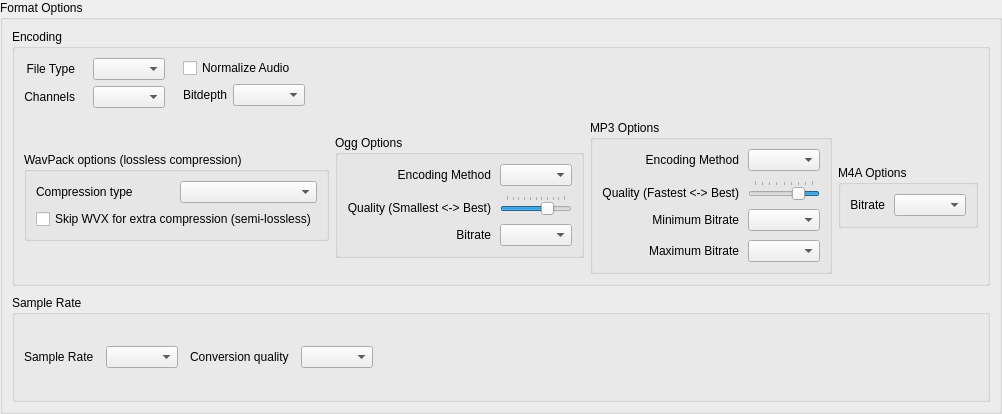
<ui version="4.0" >
 <class>ExportFormatOptionsWidget</class>
 <widget class="QWidget" name="ExportFormatOptionsWidget" >
  <property name="geometry" >
   <rect>
    <x>0</x>
    <y>0</y>
    <width>866</width>
    <height>414</height>
   </rect>
  </property>
  <property name="windowTitle" >
   <string>Export Format Options</string>
  </property>
  <layout class="QVBoxLayout" >
   <property name="leftMargin" >
    <number>0</number>
   </property>
   <property name="topMargin" >
    <number>0</number>
   </property>
   <property name="rightMargin" >
    <number>0</number>
   </property>
   <property name="bottomMargin" >
    <number>0</number>
   </property>
   <item>
    <widget class="QGroupBox" name="exportSpecificationsGroupBox" >
     <property name="sizePolicy" >
      <sizepolicy vsizetype="Preferred" hsizetype="Preferred" >
       <horstretch>0</horstretch>
       <verstretch>0</verstretch>
      </sizepolicy>
     </property>
     <property name="title" >
      <string>Format Options</string>
     </property>
     <layout class="QVBoxLayout" >
      <property name="spacing" >
       <number>9</number>
      </property>
      <property name="leftMargin" >
       <number>9</number>
      </property>
      <property name="topMargin" >
       <number>9</number>
      </property>
      <property name="rightMargin" >
       <number>9</number>
      </property>
      <property name="bottomMargin" >
       <number>9</number>
      </property>
      <item>
       <widget class="QGroupBox" name="groupBox_2" >
        <property name="title" >
         <string>Encoding</string>
        </property>
        <layout class="QVBoxLayout" >
         <property name="spacing" >
          <number>12</number>
         </property>
         <property name="leftMargin" >
          <number>9</number>
         </property>
         <property name="topMargin" >
          <number>9</number>
         </property>
         <property name="rightMargin" >
          <number>9</number>
         </property>
         <property name="bottomMargin" >
          <number>9</number>
         </property>
         <item>
          <layout class="QHBoxLayout" >
           <property name="spacing" >
            <number>18</number>
           </property>
           <property name="leftMargin" >
            <number>0</number>
           </property>
           <property name="topMargin" >
            <number>0</number>
           </property>
           <property name="rightMargin" >
            <number>0</number>
           </property>
           <property name="bottomMargin" >
            <number>0</number>
           </property>
           <item>
            <layout class="QVBoxLayout" >
             <property name="spacing" >
              <number>6</number>
             </property>
             <property name="leftMargin" >
              <number>0</number>
             </property>
             <property name="topMargin" >
              <number>0</number>
             </property>
             <property name="rightMargin" >
              <number>0</number>
             </property>
             <property name="bottomMargin" >
              <number>0</number>
             </property>
             <item>
              <widget class="QLabel" name="label_2" >
               <property name="text" >
                <string>File Type</string>
               </property>
               <property name="alignment" >
                <set>Qt::AlignRight|Qt::AlignTrailing|Qt::AlignVCenter</set>
               </property>
              </widget>
             </item>
             <item>
              <widget class="QLabel" name="label_4" >
               <property name="text" >
                <string>Channels</string>
               </property>
               <property name="alignment" >
                <set>Qt::AlignRight|Qt::AlignTrailing|Qt::AlignVCenter</set>
               </property>
              </widget>
             </item>
            </layout>
           </item>
           <item>
            <layout class="QVBoxLayout" >
             <property name="spacing" >
              <number>6</number>
             </property>
             <property name="leftMargin" >
              <number>0</number>
             </property>
             <property name="topMargin" >
              <number>0</number>
             </property>
             <property name="rightMargin" >
              <number>0</number>
             </property>
             <property name="bottomMargin" >
              <number>0</number>
             </property>
             <item>
              <widget class="QComboBox" name="audioTypeComboBox" >
               <property name="sizePolicy" >
                <sizepolicy vsizetype="Fixed" hsizetype="Preferred" >
                 <horstretch>4</horstretch>
                 <verstretch>0</verstretch>
                </sizepolicy>
               </property>
              </widget>
             </item>
             <item>
              <widget class="QComboBox" name="channelComboBox" />
             </item>
            </layout>
           </item>
           <item>
            <layout class="QVBoxLayout" >
             <property name="spacing" >
              <number>6</number>
             </property>
             <property name="leftMargin" >
              <number>0</number>
             </property>
             <property name="topMargin" >
              <number>0</number>
             </property>
             <property name="rightMargin" >
              <number>0</number>
             </property>
             <property name="bottomMargin" >
              <number>0</number>
             </property>
             <item>
              <widget class="QCheckBox" name="normalizeCheckBox" >
               <property name="sizePolicy" >
                <sizepolicy vsizetype="Fixed" hsizetype="Preferred" >
                 <horstretch>0</horstretch>
                 <verstretch>0</verstretch>
                </sizepolicy>
               </property>
               <property name="text" >
                <string>Normalize Audio</string>
               </property>
              </widget>
             </item>
             <item>
              <layout class="QHBoxLayout" >
               <property name="spacing" >
                <number>6</number>
               </property>
               <property name="leftMargin" >
                <number>0</number>
               </property>
               <property name="topMargin" >
                <number>0</number>
               </property>
               <property name="rightMargin" >
                <number>0</number>
               </property>
               <property name="bottomMargin" >
                <number>0</number>
               </property>
               <item>
                <widget class="QLabel" name="label_3" >
                 <property name="sizePolicy" >
                  <sizepolicy vsizetype="Preferred" hsizetype="Preferred" >
                   <horstretch>0</horstretch>
                   <verstretch>0</verstretch>
                  </sizepolicy>
                 </property>
                 <property name="text" >
                  <string>Bitdepth</string>
                 </property>
                 <property name="alignment" >
                  <set>Qt::AlignLeading|Qt::AlignLeft|Qt::AlignVCenter</set>
                 </property>
                </widget>
               </item>
               <item>
                <widget class="QComboBox" name="bitdepthComboBox" />
               </item>
              </layout>
             </item>
            </layout>
           </item>
           <item>
            <spacer>
             <property name="orientation" >
              <enum>Qt::Horizontal</enum>
             </property>
             <property name="sizeHint" >
              <size>
               <width>0</width>
               <height>20</height>
              </size>
             </property>
            </spacer>
           </item>
          </layout>
         </item>
         <item>
          <layout class="QHBoxLayout" >
           <property name="spacing" >
            <number>6</number>
           </property>
           <property name="leftMargin" >
            <number>0</number>
           </property>
           <property name="topMargin" >
            <number>0</number>
           </property>
           <property name="rightMargin" >
            <number>0</number>
           </property>
           <property name="bottomMargin" >
            <number>0</number>
           </property>
           <item>
            <widget class="QGroupBox" name="wacpackGroupBox" >
             <property name="sizePolicy" >
              <sizepolicy vsizetype="Maximum" hsizetype="Preferred" >
               <horstretch>0</horstretch>
               <verstretch>0</verstretch>
              </sizepolicy>
             </property>
             <property name="title" >
              <string>WavPack options (lossless compression)</string>
             </property>
             <layout class="QVBoxLayout" >
              <property name="spacing" >
               <number>6</number>
              </property>
              <property name="leftMargin" >
               <number>9</number>
              </property>
              <property name="topMargin" >
               <number>9</number>
              </property>
              <property name="rightMargin" >
               <number>9</number>
              </property>
              <property name="bottomMargin" >
               <number>9</number>
              </property>
              <item>
               <layout class="QHBoxLayout" >
                <property name="spacing" >
                 <number>6</number>
                </property>
                <property name="leftMargin" >
                 <number>0</number>
                </property>
                <property name="topMargin" >
                 <number>0</number>
                </property>
                <property name="rightMargin" >
                 <number>0</number>
                </property>
                <property name="bottomMargin" >
                 <number>0</number>
                </property>
                <item>
                 <widget class="QLabel" name="label_17" >
                  <property name="text" >
                   <string>Compression type</string>
                  </property>
                 </widget>
                </item>
                <item>
                 <widget class="QComboBox" name="wavpackCompressionComboBox" />
                </item>
               </layout>
              </item>
              <item>
               <widget class="QCheckBox" name="skipWVXCheckBox" >
                <property name="toolTip" >
                 <string>&lt;html>&lt;head>&lt;meta name="qrichtext" content="1" />&lt;style type="text/css">
p, li { white-space: pre-wrap; }
&lt;/style>&lt;/head>&lt;body style=" font-family:'Sans Serif'; font-size:9pt; font-weight:400; font-style:normal; text-decoration:none;">
&lt;p style=" margin-top:0px; margin-bottom:0px; margin-left:0px; margin-right:0px; -qt-block-indent:0; text-indent:0px;">This option reduces the storage of some floating-point data files by up to about 10% by eliminating some information that has virtually no effect on the audio data. &lt;/p>
&lt;p style="-qt-paragraph-type:empty; margin-top:0px; margin-bottom:0px; margin-left:0px; margin-right:0px; -qt-block-indent:0; text-indent:0px;">&lt;/p>
&lt;p style=" margin-top:0px; margin-bottom:0px; margin-left:0px; margin-right:0px; -qt-block-indent:0; text-indent:0px;">While this does technically make the compression lossy, it retains all the advantages of floating point data (&amp;gt;600 dB of dynamic range, no clipping, and 25 bits of resolution). &lt;/p>
&lt;p style="-qt-paragraph-type:empty; margin-top:0px; margin-bottom:0px; margin-left:0px; margin-right:0px; -qt-block-indent:0; text-indent:0px;">&lt;/p>
&lt;p style=" margin-top:0px; margin-bottom:0px; margin-left:0px; margin-right:0px; -qt-block-indent:0; text-indent:0px;">This also affects large integer compression by limiting the resolution to 24 bits.&lt;/p>&lt;/body>&lt;/html></string>
                </property>
                <property name="text" >
                 <string>Skip WVX for extra compression (semi-lossless)</string>
                </property>
               </widget>
              </item>
             </layout>
            </widget>
           </item>
           <item>
            <widget class="QGroupBox" name="oggOptionsGroupBox" >
             <property name="sizePolicy" >
              <sizepolicy vsizetype="Maximum" hsizetype="Preferred" >
               <horstretch>0</horstretch>
               <verstretch>0</verstretch>
              </sizepolicy>
             </property>
             <property name="title" >
              <string>Ogg Options</string>
             </property>
             <layout class="QGridLayout" >
              <property name="leftMargin" >
               <number>9</number>
              </property>
              <property name="topMargin" >
               <number>9</number>
              </property>
              <property name="rightMargin" >
               <number>9</number>
              </property>
              <property name="bottomMargin" >
               <number>9</number>
              </property>
              <property name="horizontalSpacing" >
               <number>9</number>
              </property>
              <property name="verticalSpacing" >
               <number>9</number>
              </property>
              <item row="2" column="0" >
               <widget class="QLabel" name="oggBitrateLabel" >
                <property name="sizePolicy" >
                 <sizepolicy vsizetype="Preferred" hsizetype="Preferred" >
                  <horstretch>4</horstretch>
                  <verstretch>0</verstretch>
                 </sizepolicy>
                </property>
                <property name="text" >
                 <string>Bitrate</string>
                </property>
                <property name="alignment" >
                 <set>Qt::AlignRight|Qt::AlignTrailing|Qt::AlignVCenter</set>
                </property>
               </widget>
              </item>
              <item row="2" column="1" >
               <widget class="QComboBox" name="oggBitrateComboBox" >
                <property name="sizePolicy" >
                 <sizepolicy vsizetype="Fixed" hsizetype="Expanding" >
                  <horstretch>5</horstretch>
                  <verstretch>0</verstretch>
                 </sizepolicy>
                </property>
               </widget>
              </item>
              <item row="1" column="1" >
               <widget class="QSlider" name="oggQualitySlider" >
                <property name="layoutDirection" >
                 <enum>Qt::LeftToRight</enum>
                </property>
                <property name="autoFillBackground" >
                 <bool>false</bool>
                </property>
                <property name="minimum" >
                 <number>0</number>
                </property>
                <property name="maximum" >
                 <number>10</number>
                </property>
                <property name="pageStep" >
                 <number>1</number>
                </property>
                <property name="value" >
                 <number>7</number>
                </property>
                <property name="tracking" >
                 <bool>true</bool>
                </property>
                <property name="orientation" >
                 <enum>Qt::Horizontal</enum>
                </property>
                <property name="invertedAppearance" >
                 <bool>false</bool>
                </property>
                <property name="invertedControls" >
                 <bool>false</bool>
                </property>
                <property name="tickPosition" >
                 <enum>QSlider::TicksAbove</enum>
                </property>
                <property name="tickInterval" >
                 <number>1</number>
                </property>
               </widget>
              </item>
              <item row="0" column="1" >
               <widget class="QComboBox" name="oggMethodComboBox" >
                <property name="sizePolicy" >
                 <sizepolicy vsizetype="Fixed" hsizetype="Expanding" >
                  <horstretch>5</horstretch>
                  <verstretch>0</verstretch>
                 </sizepolicy>
                </property>
               </widget>
              </item>
              <item row="1" column="0" >
               <widget class="QLabel" name="oggQualityLabel" >
                <property name="sizePolicy" >
                 <sizepolicy vsizetype="Preferred" hsizetype="Preferred" >
                  <horstretch>4</horstretch>
                  <verstretch>0</verstretch>
                 </sizepolicy>
                </property>
                <property name="text" >
                 <string>Quality (Smallest &lt;-> Best)</string>
                </property>
                <property name="alignment" >
                 <set>Qt::AlignBottom|Qt::AlignRight|Qt::AlignTrailing</set>
                </property>
               </widget>
              </item>
              <item row="0" column="0" >
               <widget class="QLabel" name="label_18" >
                <property name="sizePolicy" >
                 <sizepolicy vsizetype="Preferred" hsizetype="Preferred" >
                  <horstretch>4</horstretch>
                  <verstretch>0</verstretch>
                 </sizepolicy>
                </property>
                <property name="text" >
                 <string>Encoding Method</string>
                </property>
                <property name="alignment" >
                 <set>Qt::AlignRight|Qt::AlignTrailing|Qt::AlignVCenter</set>
                </property>
               </widget>
              </item>
             </layout>
            </widget>
           </item>
           <item>
            <widget class="QGroupBox" name="mp3OptionsGroupBox" >
             <property name="sizePolicy" >
              <sizepolicy vsizetype="Maximum" hsizetype="Preferred" >
               <horstretch>0</horstretch>
               <verstretch>0</verstretch>
              </sizepolicy>
             </property>
             <property name="title" >
              <string>MP3 Options</string>
             </property>
             <layout class="QGridLayout" >
              <property name="leftMargin" >
               <number>9</number>
              </property>
              <property name="topMargin" >
               <number>9</number>
              </property>
              <property name="rightMargin" >
               <number>9</number>
              </property>
              <property name="bottomMargin" >
               <number>9</number>
              </property>
              <property name="horizontalSpacing" >
               <number>9</number>
              </property>
              <property name="verticalSpacing" >
               <number>9</number>
              </property>
              <item row="0" column="0" >
               <widget class="QLabel" name="label_15" >
                <property name="sizePolicy" >
                 <sizepolicy vsizetype="Preferred" hsizetype="Preferred" >
                  <horstretch>4</horstretch>
                  <verstretch>0</verstretch>
                 </sizepolicy>
                </property>
                <property name="text" >
                 <string>Encoding Method</string>
                </property>
                <property name="alignment" >
                 <set>Qt::AlignRight|Qt::AlignTrailing|Qt::AlignVCenter</set>
                </property>
               </widget>
              </item>
              <item row="3" column="0" >
               <widget class="QLabel" name="mp3MaxBitrateLabel" >
                <property name="sizePolicy" >
                 <sizepolicy vsizetype="Preferred" hsizetype="Preferred" >
                  <horstretch>4</horstretch>
                  <verstretch>0</verstretch>
                 </sizepolicy>
                </property>
                <property name="text" >
                 <string>Maximum Bitrate</string>
                </property>
                <property name="alignment" >
                 <set>Qt::AlignRight|Qt::AlignTrailing|Qt::AlignVCenter</set>
                </property>
               </widget>
              </item>
              <item row="2" column="0" >
               <widget class="QLabel" name="mp3MinBitrateLabel" >
                <property name="sizePolicy" >
                 <sizepolicy vsizetype="Preferred" hsizetype="Preferred" >
                  <horstretch>4</horstretch>
                  <verstretch>0</verstretch>
                 </sizepolicy>
                </property>
                <property name="text" >
                 <string>Minimum Bitrate</string>
                </property>
                <property name="alignment" >
                 <set>Qt::AlignRight|Qt::AlignTrailing|Qt::AlignVCenter</set>
                </property>
               </widget>
              </item>
              <item row="1" column="0" >
               <widget class="QLabel" name="label_16" >
                <property name="sizePolicy" >
                 <sizepolicy vsizetype="Preferred" hsizetype="Preferred" >
                  <horstretch>4</horstretch>
                  <verstretch>0</verstretch>
                 </sizepolicy>
                </property>
                <property name="text" >
                 <string>Quality (Fastest &lt;-> Best)</string>
                </property>
                <property name="alignment" >
                 <set>Qt::AlignBottom|Qt::AlignRight|Qt::AlignTrailing</set>
                </property>
               </widget>
              </item>
              <item row="3" column="1" >
               <widget class="QComboBox" name="mp3MaxBitrateComboBox" >
                <property name="sizePolicy" >
                 <sizepolicy vsizetype="Fixed" hsizetype="Expanding" >
                  <horstretch>5</horstretch>
                  <verstretch>0</verstretch>
                 </sizepolicy>
                </property>
               </widget>
              </item>
              <item row="2" column="1" >
               <widget class="QComboBox" name="mp3MinBitrateComboBox" >
                <property name="sizePolicy" >
                 <sizepolicy vsizetype="Fixed" hsizetype="Expanding" >
                  <horstretch>5</horstretch>
                  <verstretch>0</verstretch>
                 </sizepolicy>
                </property>
               </widget>
              </item>
              <item row="0" column="1" >
               <widget class="QComboBox" name="mp3MethodComboBox" >
                <property name="sizePolicy" >
                 <sizepolicy vsizetype="Fixed" hsizetype="Expanding" >
                  <horstretch>5</horstretch>
                  <verstretch>0</verstretch>
                 </sizepolicy>
                </property>
               </widget>
              </item>
              <item row="1" column="1" >
               <widget class="QSlider" name="mp3QualitySlider" >
                <property name="layoutDirection" >
                 <enum>Qt::LeftToRight</enum>
                </property>
                <property name="autoFillBackground" >
                 <bool>false</bool>
                </property>
                <property name="minimum" >
                 <number>1</number>
                </property>
                <property name="maximum" >
                 <number>9</number>
                </property>
                <property name="pageStep" >
                 <number>1</number>
                </property>
                <property name="value" >
                 <number>3</number>
                </property>
                <property name="tracking" >
                 <bool>true</bool>
                </property>
                <property name="orientation" >
                 <enum>Qt::Horizontal</enum>
                </property>
                <property name="invertedAppearance" >
                 <bool>true</bool>
                </property>
                <property name="invertedControls" >
                 <bool>false</bool>
                </property>
                <property name="tickPosition" >
                 <enum>QSlider::TicksAbove</enum>
                </property>
                <property name="tickInterval" >
                 <number>1</number>
                </property>
               </widget>
              </item>
             </layout>
            </widget>
           </item>
           <item>
            <widget class="QGroupBox" name="m4aOptionsGroupBox" >
             <property name="sizePolicy" >
              <sizepolicy vsizetype="Maximum" hsizetype="Preferred" >
               <horstretch>0</horstretch>
               <verstretch>0</verstretch>
              </sizepolicy>
             </property>
             <property name="title" >
              <string>M4A Options</string>
             </property>
             <layout class="QGridLayout" >
              <property name="leftMargin" >
               <number>9</number>
              </property>
              <property name="topMargin" >
               <number>9</number>
              </property>
              <property name="rightMargin" >
               <number>9</number>
              </property>
              <property name="bottomMargin" >
               <number>9</number>
              </property>
              <property name="horizontalSpacing" >
               <number>9</number>
              </property>
              <property name="verticalSpacing" >
               <number>9</number>
              </property>
              <item row="0" column="0" >
               <widget class="QLabel" name="m4aBitrateLabel" >
                <property name="sizePolicy" >
                 <sizepolicy vsizetype="Preferred" hsizetype="Preferred" >
                  <horstretch>4</horstretch>
                  <verstretch>0</verstretch>
                 </sizepolicy>
                </property>
                <property name="text" >
                 <string>Bitrate</string>
                </property>
                <property name="alignment" >
                 <set>Qt::AlignRight|Qt::AlignTrailing|Qt::AlignVCenter</set>
                </property>
               </widget>
              </item>
              <item row="0" column="1" >
               <widget class="QComboBox" name="m4aBitrateComboBox" >
                <property name="sizePolicy" >
                 <sizepolicy vsizetype="Fixed" hsizetype="Expanding" >
                  <horstretch>5</horstretch>
                  <verstretch>0</verstretch>
                 </sizepolicy>
                </property>
               </widget>
              </item>
             </layout>
            </widget>
           </item>
          </layout>
         </item>
        </layout>
       </widget>
      </item>
      <item>
       <widget class="QGroupBox" name="groupBox" >
        <property name="sizePolicy" >
         <sizepolicy vsizetype="Preferred" hsizetype="Preferred" >
          <horstretch>0</horstretch>
          <verstretch>0</verstretch>
         </sizepolicy>
        </property>
        <property name="title" >
         <string>Sample Rate</string>
        </property>
        <layout class="QHBoxLayout" >
         <property name="spacing" >
          <number>12</number>
         </property>
         <property name="leftMargin" >
          <number>9</number>
         </property>
         <property name="topMargin" >
          <number>9</number>
         </property>
         <property name="rightMargin" >
          <number>9</number>
         </property>
         <property name="bottomMargin" >
          <number>9</number>
         </property>
         <item>
          <layout class="QHBoxLayout" >
           <property name="spacing" >
            <number>12</number>
           </property>
           <property name="leftMargin" >
            <number>0</number>
           </property>
           <property name="topMargin" >
            <number>0</number>
           </property>
           <property name="rightMargin" >
            <number>0</number>
           </property>
           <property name="bottomMargin" >
            <number>0</number>
           </property>
           <item>
            <widget class="QLabel" name="label_7" >
             <property name="sizePolicy" >
              <sizepolicy vsizetype="Preferred" hsizetype="Maximum" >
               <horstretch>0</horstretch>
               <verstretch>0</verstretch>
              </sizepolicy>
             </property>
             <property name="text" >
              <string>Sample Rate</string>
             </property>
            </widget>
           </item>
           <item>
            <widget class="QComboBox" name="sampleRateComboBox" >
             <property name="sizePolicy" >
              <sizepolicy vsizetype="Fixed" hsizetype="Preferred" >
               <horstretch>0</horstretch>
               <verstretch>0</verstretch>
              </sizepolicy>
             </property>
             <property name="sizeAdjustPolicy" >
              <enum>QComboBox::AdjustToContents</enum>
             </property>
            </widget>
           </item>
           <item>
            <widget class="QLabel" name="label_8" >
             <property name="sizePolicy" >
              <sizepolicy vsizetype="Preferred" hsizetype="Maximum" >
               <horstretch>0</horstretch>
               <verstretch>0</verstretch>
              </sizepolicy>
             </property>
             <property name="text" >
              <string>Conversion quality</string>
             </property>
            </widget>
           </item>
           <item>
            <widget class="QComboBox" name="resampleQualityComboBox" >
             <property name="sizePolicy" >
              <sizepolicy vsizetype="Fixed" hsizetype="Preferred" >
               <horstretch>0</horstretch>
               <verstretch>0</verstretch>
              </sizepolicy>
             </property>
            </widget>
           </item>
           <item>
            <spacer>
             <property name="orientation" >
              <enum>Qt::Horizontal</enum>
             </property>
             <property name="sizeHint" >
              <size>
               <width>0</width>
               <height>40</height>
              </size>
             </property>
            </spacer>
           </item>
          </layout>
         </item>
        </layout>
       </widget>
      </item>
     </layout>
    </widget>
   </item>
  </layout>
 </widget>
 <resources/>
 <connections/>
</ui>
